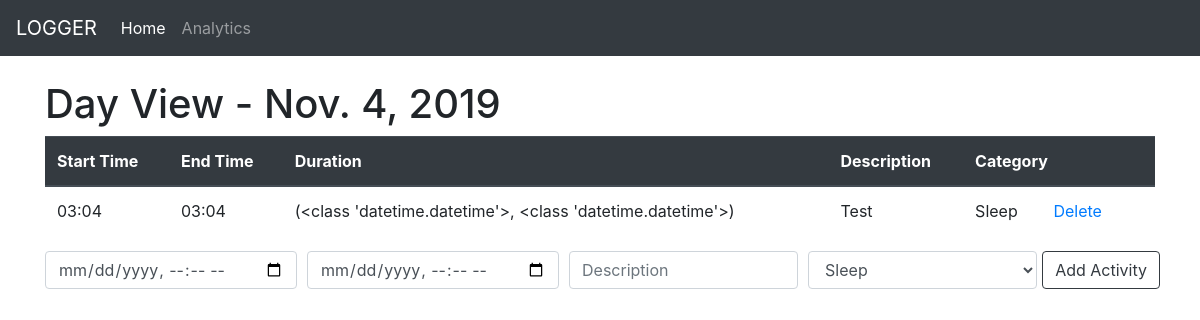
/19/, run on an earlier commit of the app's database.
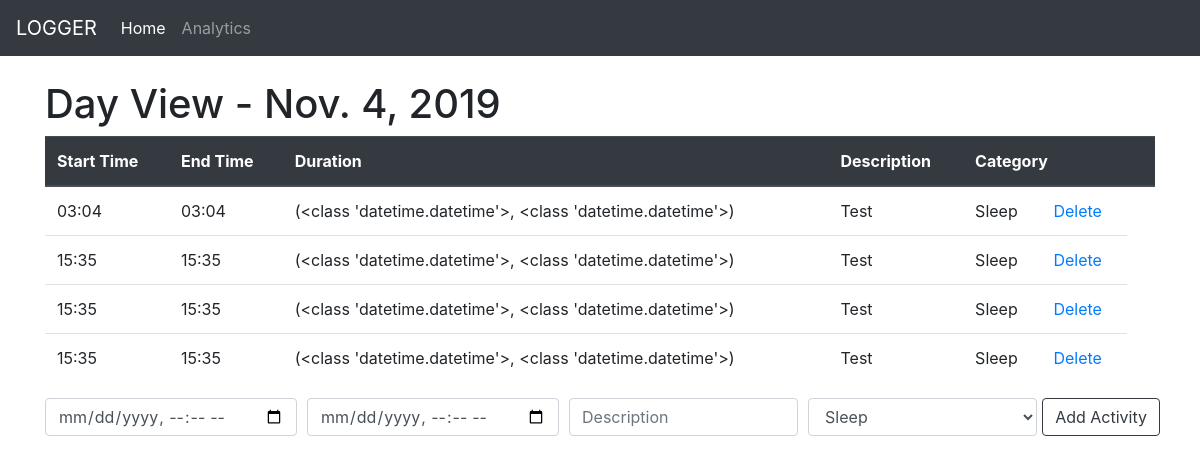
And on a later commit of the database.
### logbook/models.py (models this page shows, shortened)
class Day(models.Model):
    entryDate = models.DateField('Date of Day')

class Activity(models.Model):
    CATEGORY_CHOICES = (
        ('Sleep','SLEEP'),
        ('Academics','ACADEMICS'),
        ('Leisure','LEISURE'),
        ('Mental Health','MENTAL HEALTH'),
        ('Personal Development', 'PERSONAL DEVELOPMENT'),
        ('Professional Development', 'PROFESSIONAL DEVELOPMENT'),
        ('Operational', 'OPERATIONAL'),
        ('Excercise', 'EXCERCISE'),
        ('Health', 'HEALTH')
    )
    day = models.ForeignKey(Day, on_delete=models.CASCADE)
    startTime = models.DateTimeField(default=datetime.datetime.now(), blank=True)
    endTime = models.DateTimeField(default=datetime.datetime.now(), blank=True)
    description = models.CharField(max_length=200)
    category = models.CharField(max_length=50, choices=CATEGORY_CHOICES)
    def get_duration(self):
        return type(self.startTime), type(self.endTime)

### logbook/views.py (the view)
# urls.py: path('<int:day_id>/', views.dayView, name='day-view'),
def dayView(request, day_id):
    day = get_object_or_404(Day, id=day_id)
    if request.method == 'POST':
        p = request.POST.copy()
        form = ActivityForm(p)
        form.data["startTime"] = arrow.get(request.POST["startTime"],'YYYY-MM-DDTHH:mm').datetime
        form.data["endTime"] = arrow.get(request.POST["endTime"],'YYYY-MM-DDTHH:mm').datetime
        print(form.data)
        if form.is_valid():
            activity = Activity()
            activity.day = day
            activity.startTime = arrow.get(request.POST["startTime"],'YYYY-MM-DDTHH:mm').datetime
            print(type(activity.startTime))
            activity.endTime = arrow.get(request.POST["endTime"],'YYYY-MM-DDTHH:mm').datetime
            print(type(activity.endTime))
            activity.description = form.cleaned_data["description"]
            activity.category = form.cleaned_data["category"]
            activity.save()
            messages.success(request, ('Activity has been added!'))
            return render(request, 'logbook/day-detail.html', {'day': day})
        else:
            messages.error(request, ('Error: Try again.'))
            return render(request, 'logbook/day-detail.html', {'day': day})
    else:
        return render(request, 'logbook/day-detail.html', {'day': day})

### logbook/templates/logbook/day-detail.html (shortened to what this page needs)
{% extends 'logbook/base.html' %}
{% block content %}
<h1> Day View - {{ day.entryDate}}</h1>
<div class="table-responsive">
<table class='table table-hover'>
    <thead class='thead-dark'>
        <tr>
            <th>Start Time</th>
            <th>End Time</th>
            <th>Duration</th>
            <th>Description</th>
            <th colspan="2">Category</th>
            <th></th>
        </tr>
    </thead>
    {% for activity in day.activity_set.all %}
        <tr>
            <td>{{ activity.startTime | date:'H:i' }}</td>
            <td>{{ activity.endTime | date:'H:i' }}</td>
            <td>{{ activity.get_duration}}</td>
            <td>{{ activity.description }}</td>
            <td>{{ activity.category }}</td>
            <td> <a href="{% url 'logbook:delete-activity' activity.id %}">Delete</a> </td>
        </tr>
    {% endfor %}
</table>
</div>
<div>
    <form method="POST">
        <div class="form-row">
            <div class="col">
                <input type="datetime-local" class="form-control" placeholder="Start Time" name="startTime">
            </div>
            <div class="col">
                <input type="datetime-local" class="form-control" placeholder="End Time" name="endTime">
            </div>
            <div class="col">
                    <input type="text" class="form-control" placeholder="Description" name="description">
            </div>
            <div class="col">
                    <select id = "category" class="form-control" name="category">
                            <option value = "Sleep">Sleep</option>
                    </select>
            </div>
            <button class="btn btn-outline-dark my-2 my-sm-0" type="submit">Add Activity</button>
        </div>
    </form>
</div>
{% endblock %}

### logbook/templates/logbook/base.html (shortened to what this page needs)
<!doctype html>
<html lang="en">
  <head>
    <link rel="stylesheet" href="https://stackpath.bootstrapcdn.com/bootstrap/4.3.1/css/bootstrap.min.css">
  </head>
  <body>
    <nav class="navbar navbar-expand-lg navbar-dark bg-dark sticky-top">
      <a class="navbar-brand" href="{% url 'logbook:home' %}">LOGGER</a>
      <ul class="navbar-nav mr-auto">
          <li class="nav-item active">
            <a class="nav-link" href="{% url 'logbook:home' %}">Home <span class="sr-only">(current)</span></a>
          </li>
          <li class="nav-item">
            <a class="nav-link" href="{% url 'logbook:analytics' %}">Analytics</a>
          </li>
      </ul>
    </nav>
    <br/>
    <div class='container'>
        {% block content %}
        {% endblock %}
    </div>
  </body>
</html>

What changed in the data, as far as the page shows it:
added Activity: startTime "15:35", endTime "15:35", get_duration "(<class 'datetime.datetime'>, <class 'datetime.datetime'>)", description "Test", category "Sleep"
added Activity: startTime "15:35", endTime "15:35", get_duration "(<class 'datetime.datetime'>, <class 'datetime.datetime'>)", description "Test", category "Sleep"
added Activity: startTime "15:35", endTime "15:35", get_duration "(<class 'datetime.datetime'>, <class 'datetime.datetime'>)", description "Test", category "Sleep"
